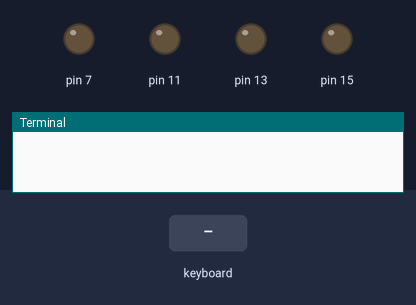
A program run on a simulated Raspberry Pi (header pin numbers). On the bench: output pins drawn as LEDs (lit = HIGH), the last lines printed to the terminal. The inputs (shaded band) are chosen by the test bench. The desktop window is not drawn, its controls go by their first labels and the mouse button is held 0.15 s.

Above: at 1.2 s.
1.3 s: key "w" typed on the keyboard
At 2.2 s:
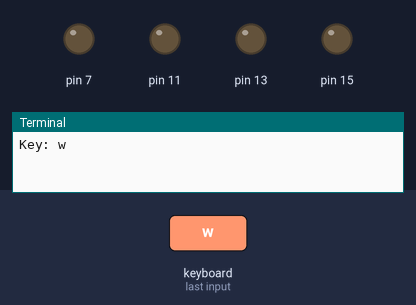
2.8 s: key "s" typed on the keyboard
At 3.4 s:
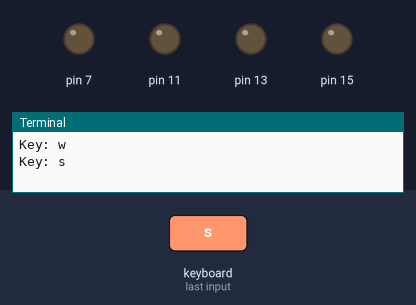
4.3 s: key "d" typed on the keyboard
At 5.5 s:
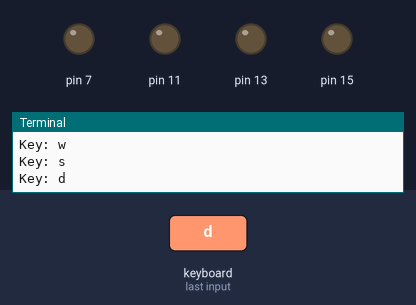
5.8 s: key "a" typed on the keyboard
At 6.8 s:
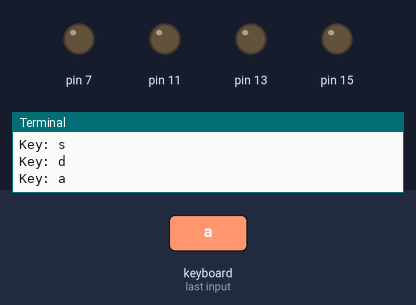
Timing chart, 0 to 8.3 s (numbered marks = the images above; inputs shaded):
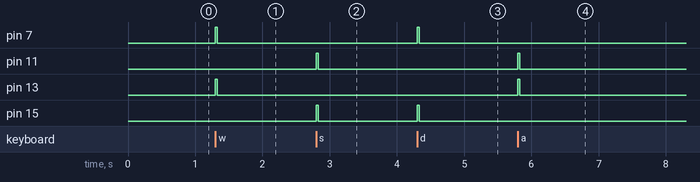

Measured:
- after the input at 1.3 s, pin 7, pin 13: LOW → HIGH at once, → LOW 0.03 s later
- after the input at 2.8 s, pin 11, pin 15: LOW → HIGH at once, → LOW 0.03 s later
- after the input at 4.3 s, pin 7, pin 15: LOW → HIGH at once, → LOW 0.03 s later
- after the input at 5.8 s, pin 11, pin 13: LOW → HIGH at once, → LOW 0.03 s later

The program:

user_control.py
```python
import Mobility as move
import Tkinter as tk


def key_input(event):
    move.init()
    print 'Key:', event.char
    key_press = event.char
    sleep_time = 0.03
    if key_press.lower() == 'w':
        move.go_forward(sleep_time)
    elif key_press.lower() == 's':
        move.go_backward(sleep_time)
    elif key_press.lower() == 'd':
        move.turn_right(sleep_time)
    elif key_press.lower() == 'a':
        move.turn_left(sleep_time)

command = tk.Tk()
command.bind('<KeyPress>', key_input)
command.mainloop()
```

Mobility.py
```python
import RPi.GPIO as gpio
import time


def init():
    gpio.setmode(gpio.BOARD)
    gpio.setup(7, gpio.OUT)
    gpio.setup(11, gpio.OUT)
    gpio.setup(13, gpio.OUT)
    gpio.setup(15, gpio.OUT)


def kill():
    gpio.cleanup()


def go_forward(tf):
    # init()
    gpio.output(7, True)
    gpio.output(13, True)
    time.sleep(tf)
    gpio.output(7, False)
    gpio.output(13, False)
    # kill()


def go_backward(tf):
    # init()
    gpio.output(11, True)
    gpio.output(15, True)
    time.sleep(tf)
    gpio.output(11, False)
    gpio.output(15, False)
    # kill()


def turn_right(tf):
    # init()
    gpio.output(7, True)
    gpio.output(15, True)
    time.sleep(tf)
    gpio.output(7, False)
    gpio.output(15, False)
    # kill()


def turn_left(tf):
    # init()
    gpio.output(13, True)
    gpio.output(11, True)
    time.sleep(tf)
    gpio.output(13, False)
    gpio.output(11, False)
    time.sleep(tf)
    # kill()
```
